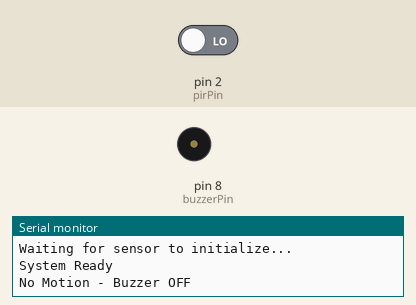
The sketch below on a simulated Arduino Uno, built with avr-gcc and run on an emulated ATmega328P. On the bench: buzzer (waves = sounding, pin HIGH), the last lines printed to the serial monitor. Inputs (shaded band) come from the test bench; at power-on: pin 2 (pirPin) LOW.

Above: at 4.2 s.
4.3 s: pin 2 (pirPin) driven HIGH
At 6.3 s:
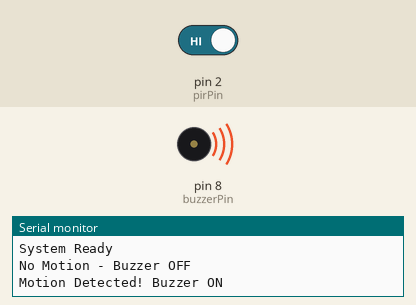
7.0 s: pin 2 (pirPin) driven LOW
At 7.8 s:
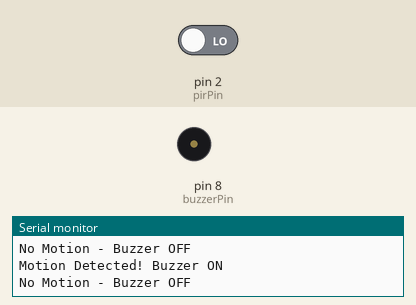
Timing chart, 0 to 10.0 s (numbered marks = the images above; inputs shaded):
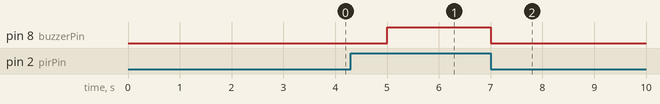

The sketch:

Exp6_PIR.ino
```cpp
const int pirPin = 2;
const int buzzerPin = 8;
void setup() {
  pinMode(pirPin, INPUT);
  pinMode(buzzerPin, OUTPUT);
  digitalWrite(buzzerPin, LOW);
  Serial.begin(9600);
  Serial.println("PIR Motion Detection System");
  Serial.println("Waiting for sensor to initialize...");
  delay(3000);
  Serial.println("System Ready");
}
void loop() {
  int motionState = digitalRead(pirPin);
  if (motionState == HIGH) {
    digitalWrite(buzzerPin, HIGH);
    Serial.println("Motion Detected! Buzzer ON");
  } else {
    digitalWrite(buzzerPin, LOW);
    Serial.println("No Motion - Buzzer OFF");
  }
  delay(2000);
}
```

Measured:
- after the input at 4.3 s, pin 8 (buzzerPin): LOW → HIGH after 0.70 s
- after the input at 7.0 s, pin 8 (buzzerPin): HIGH → LOW at once
